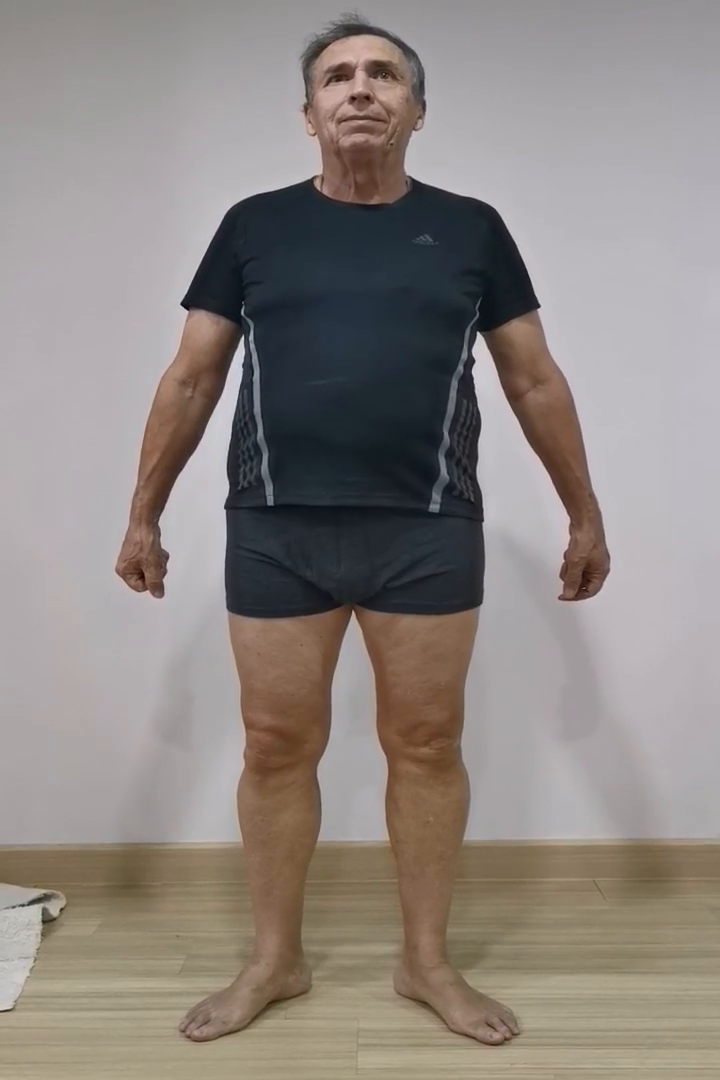
#> input picture frame 39 of video/vic.mp4, 720 x 1080 px, given in place of IMG_5290.mov, which was not available
$ python frames_split_2.py
#> lines starting #> are read from the running program, lines starting #| are printed output that depends on the picture
import cv2
import os
import numpy as np
from autorotation import autorotation


video_path=os.path.join("video","IMG_5290.mov")
frames_dir="frames_c"


vidcap = cv2.VideoCapture(video_path)
frame_len=int(vidcap.get(cv2.CAP_PROP_FRAME_COUNT))
nof=200


if not os.path.exists(frames_dir):
    os.mkdir(frames_dir)

frame_c = 1
capframe=frame_len//nof
countdown=1


success,frame = vidcap.read()
#> frame is the input picture: shape (1080, 720, 3); mean B, G, R 130.5, 134.9, 142.4
while success:


    if countdown==capframe:
        # print(vidcap.getBackendName())
        h, w = frame.shape[0], frame.shape[1]
#> h = 1080; w = 720
        if h > w:
            _pad = np.zeros([h, int((h - w) / 2), 3])
            frame = np.concatenate([_pad, frame, _pad], axis=1)
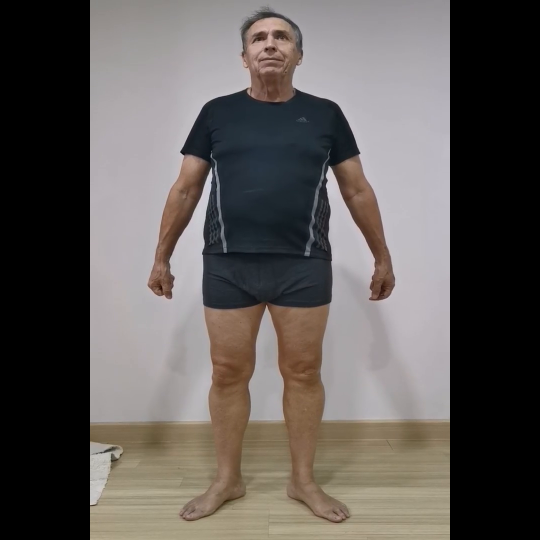
#> frame: shape (1080, 1080, 3) float64 (shown at 1/2 size); mean B, G, R 87, 89.9, 95
        elif h < w:
            _pad = np.zeros([int((w - h) / 2), w, 3])
            frame = np.concatenate([_pad, frame, _pad], axis=0)
            frame = np.transpose(frame, [1, 0, 2])
        frame = cv2.resize(frame, (1024, 1024))
#> frame: shape (1024, 1024, 3) float64

        frame_path=os.path.join(frames_dir,f"{str(frame_c).zfill(4)}.jpg")
        cv2.imwrite(frame_path,frame)
        frame_c += 1
        countdown=0
    else:
        countdown+=1
    success,frame = vidcap.read()

vidcap.release()

$ run again, starting later in the video
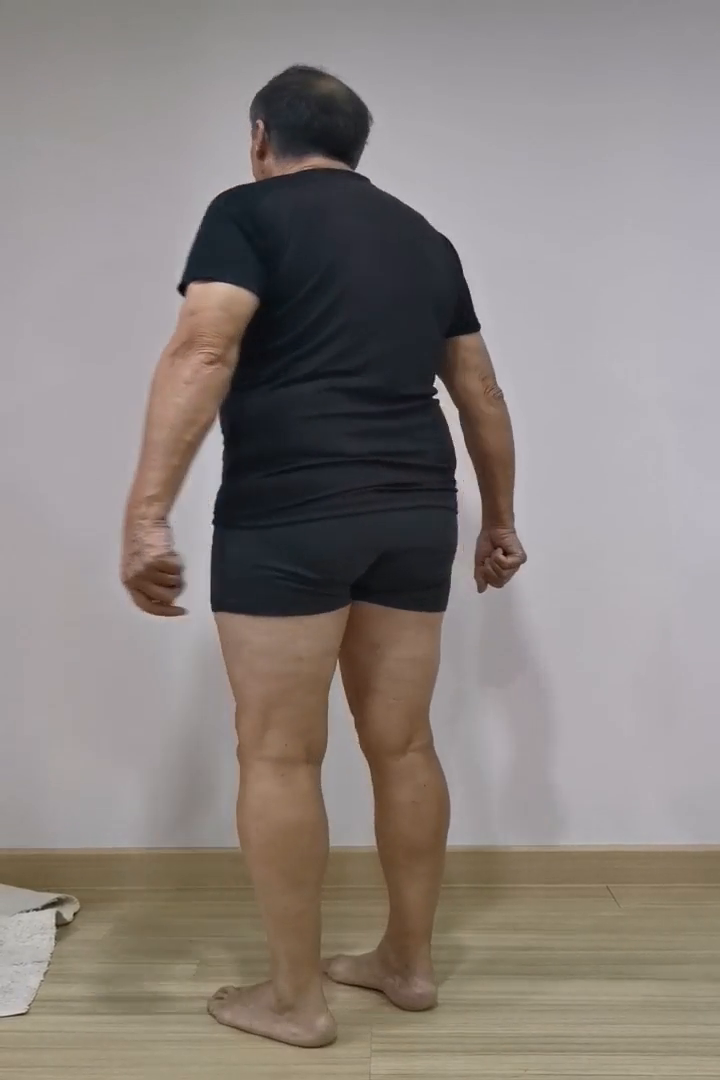
#> input picture frame 179 of video/vic.mp4, 720 x 1080 px, given in place of IMG_5290.mov, which was not available
#> frame is the input picture: shape (1080, 720, 3); mean B, G, R 126.9, 130.9, 138.6
#> `frame = np.concatenate([_pad, frame, _pad], axis=1)`:
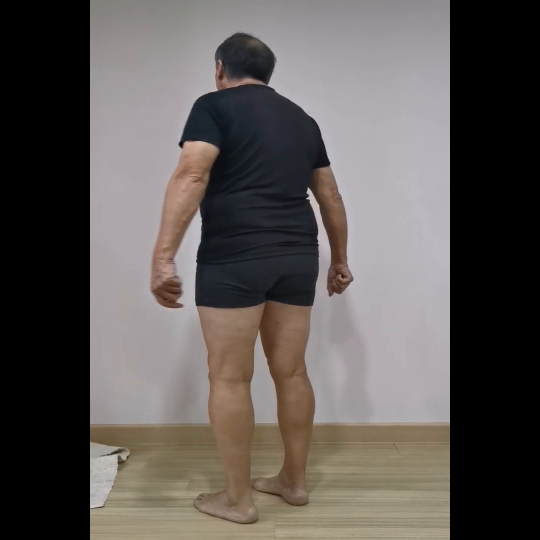
#> frame: shape (1080, 1080, 3) float64 (shown at 1/2 size); mean B, G, R 84.6, 87.3, 92.4
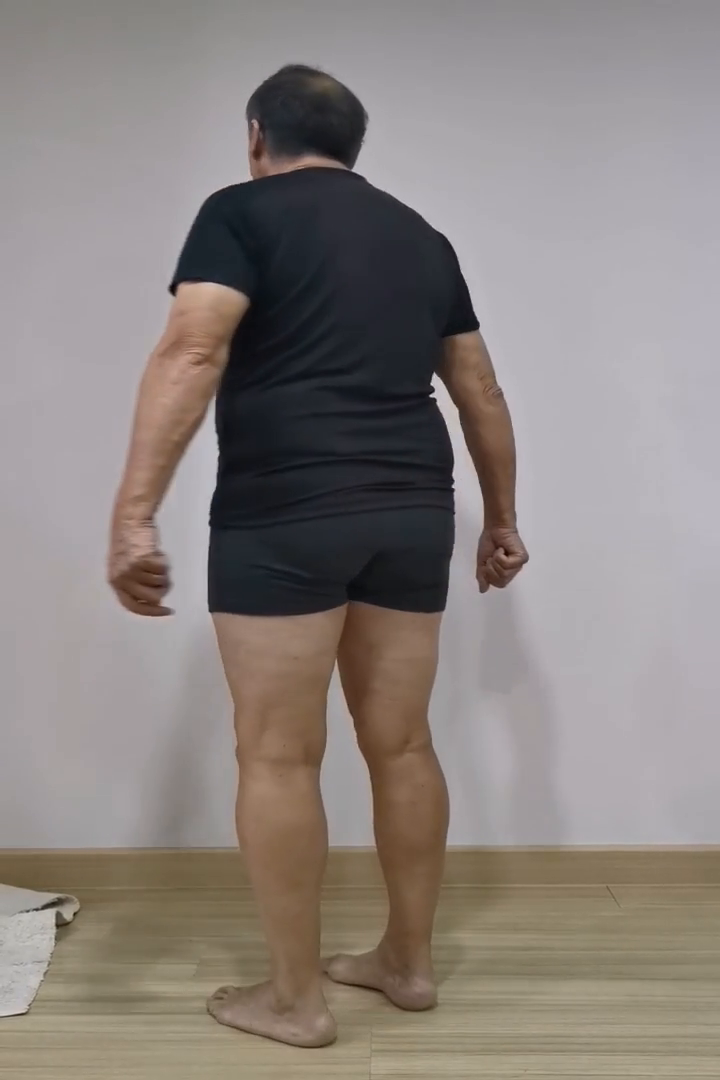
#> input picture frame 180 of video/vic.mp4, 720 x 1080 px, given in place of IMG_5290.mov, which was not available
#> frame is the input picture: shape (1080, 720, 3); mean B, G, R 126.7, 130.6, 138.5

$ run again, starting later in the video
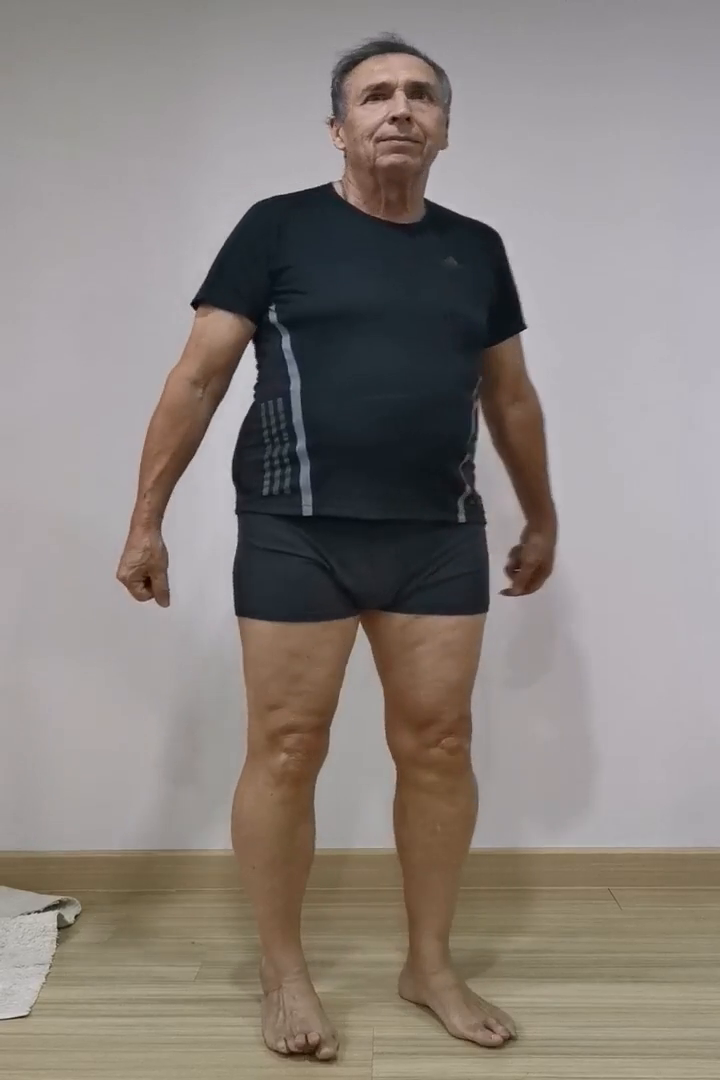
#> input picture frame 319 of video/vic.mp4, 720 x 1080 px, given in place of IMG_5290.mov, which was not available
#> frame is the input picture: shape (1080, 720, 3); mean B, G, R 126.6, 131.4, 138.8
#> `frame = np.concatenate([_pad, frame, _pad], axis=1)`:
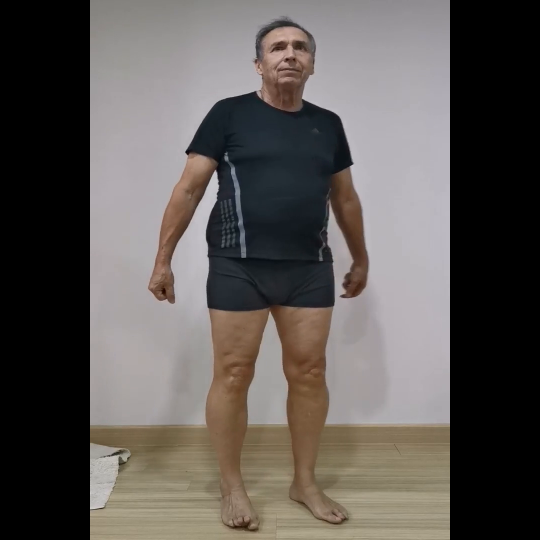
#> frame: shape (1080, 1080, 3) float64 (shown at 1/2 size); mean B, G, R 84.4, 87.6, 92.5
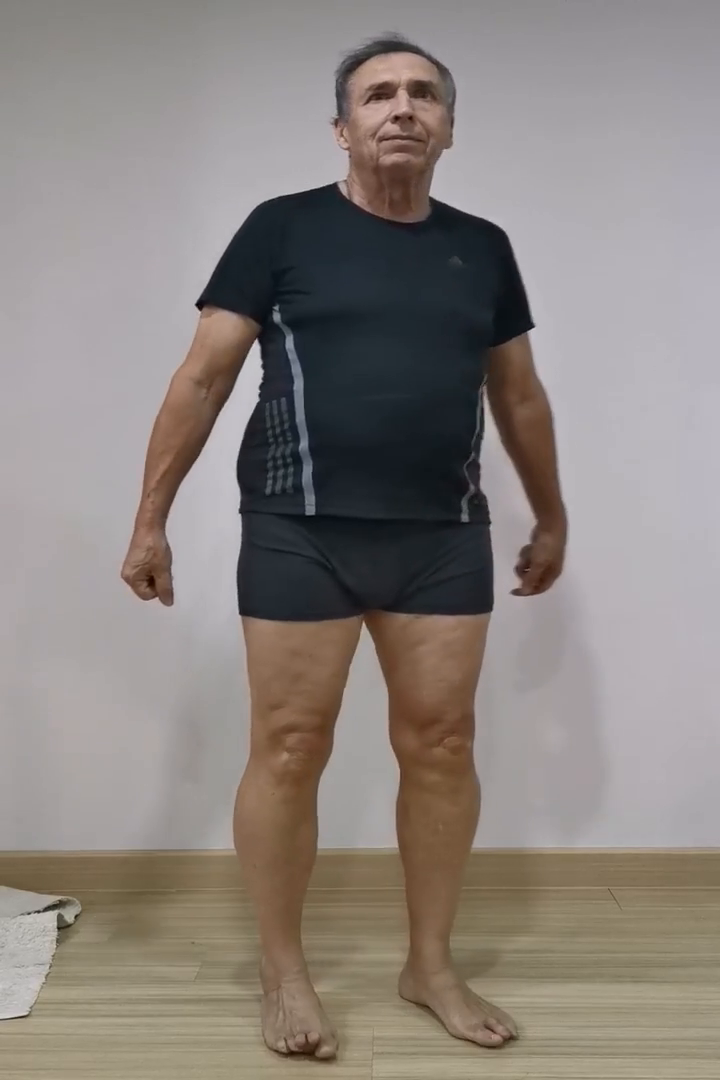
#> input picture frame 320 of video/vic.mp4, 720 x 1080 px, given in place of IMG_5290.mov, which was not available
#> frame is the input picture: shape (1080, 720, 3); mean B, G, R 126.6, 131.4, 138.9
